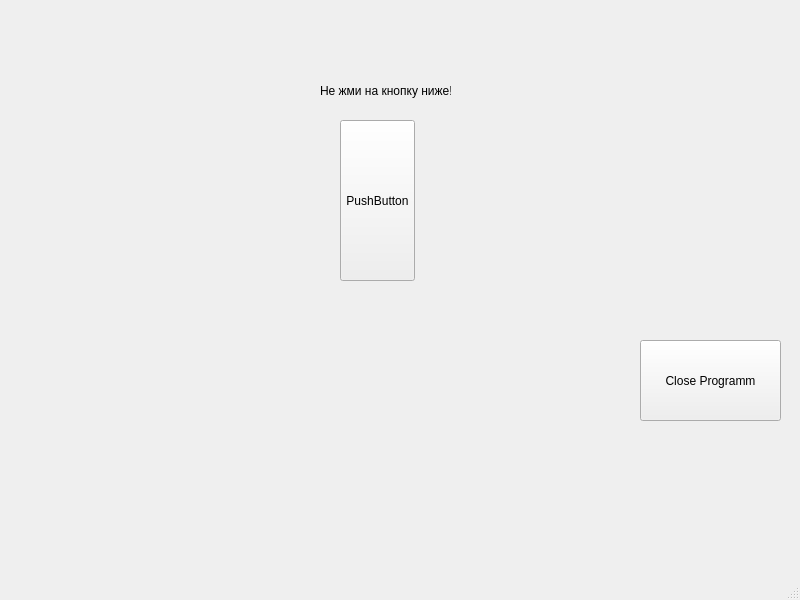
<?xml version="1.0" encoding="UTF-8"?>
<ui version="4.0">
 <class>MainWindow</class>
 <widget class="QMainWindow" name="MainWindow">
  <property name="geometry">
   <rect>
    <x>0</x>
    <y>0</y>
    <width>800</width>
    <height>600</height>
   </rect>
  </property>
  <property name="windowTitle">
   <string>MainWindow</string>
  </property>
  <widget class="QWidget" name="centralwidget">
   <widget class="QPushButton" name="pushButton">
    <property name="geometry">
     <rect>
      <x>640</x>
      <y>340</y>
      <width>141</width>
      <height>81</height>
     </rect>
    </property>
    <property name="text">
     <string>Close Programm</string>
    </property>
   </widget>
   <widget class="QLabel" name="label">
    <property name="geometry">
     <rect>
      <x>320</x>
      <y>70</y>
      <width>131</width>
      <height>41</height>
     </rect>
    </property>
    <property name="text">
     <string>Не жми на кнопку ниже!</string>
    </property>
   </widget>
   <widget class="QPushButton" name="pushButton_2">
    <property name="geometry">
     <rect>
      <x>340</x>
      <y>120</y>
      <width>75</width>
      <height>161</height>
     </rect>
    </property>
    <property name="text">
     <string>PushButton</string>
    </property>
   </widget>
  </widget>
  <widget class="QMenuBar" name="menubar">
   <property name="geometry">
    <rect>
     <x>0</x>
     <y>0</y>
     <width>800</width>
     <height>22</height>
    </rect>
   </property>
  </widget>
  <widget class="QStatusBar" name="statusbar"/>
 </widget>
 <resources/>
 <connections>
  <connection>
   <sender>pushButton</sender>
   <signal>clicked()</signal>
   <receiver>MainWindow</receiver>
   <slot>close()</slot>
   <hints>
    <hint type="sourcelabel">
     <x>429</x>
     <y>206</y>
    </hint>
    <hint type="destinationlabel">
     <x>522</x>
     <y>225</y>
    </hint>
   </hints>
  </connection>
 </connections>
</ui>
